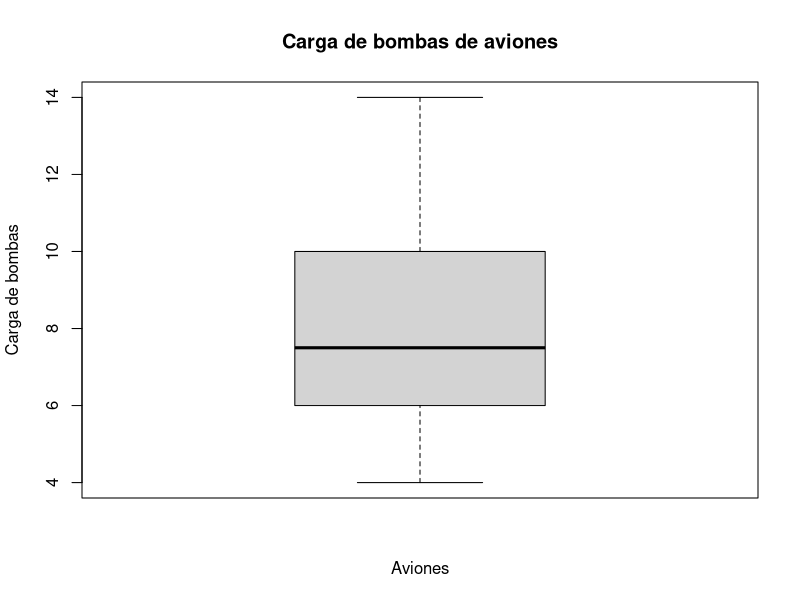
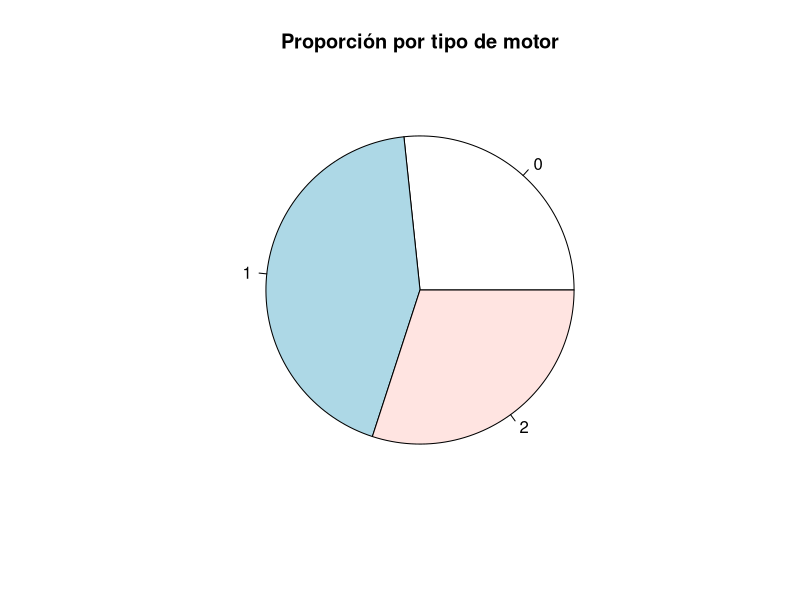
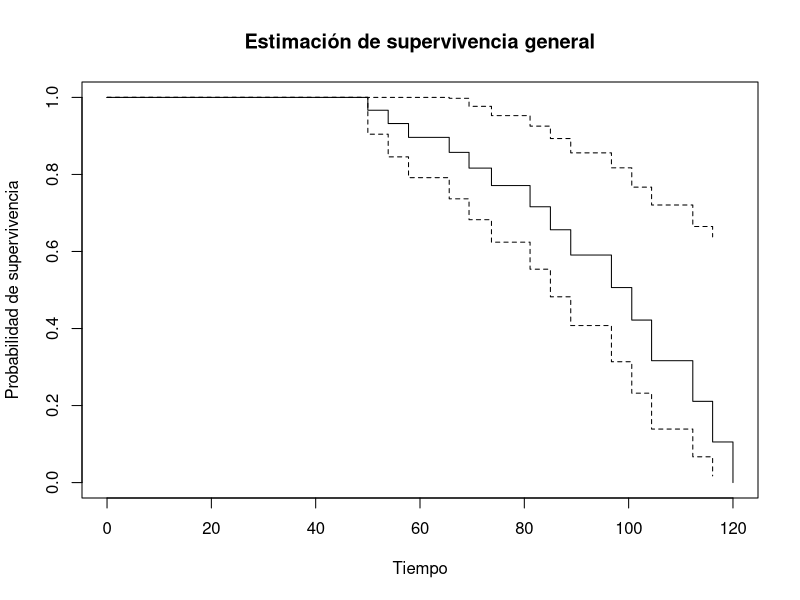
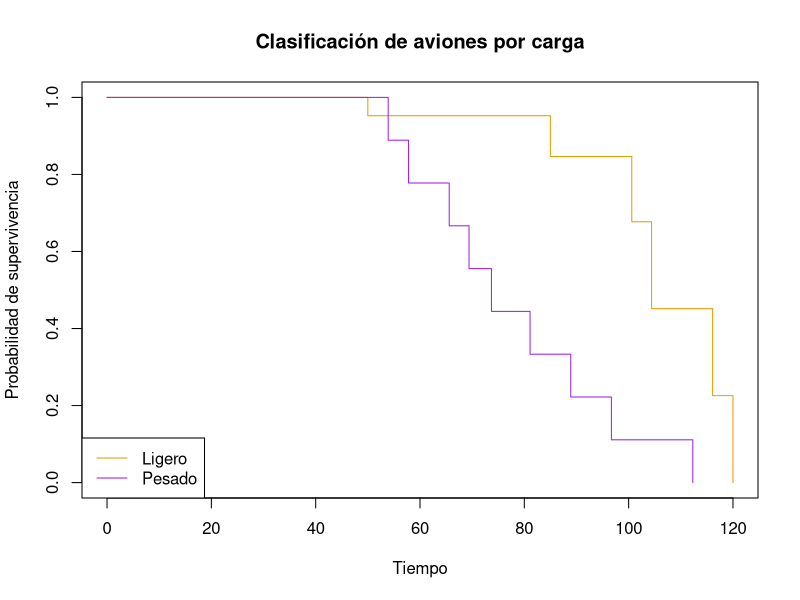
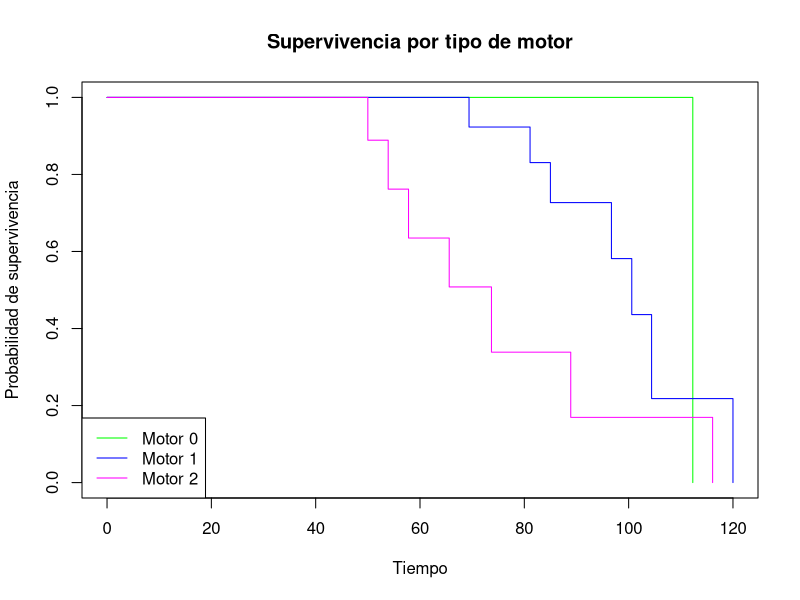
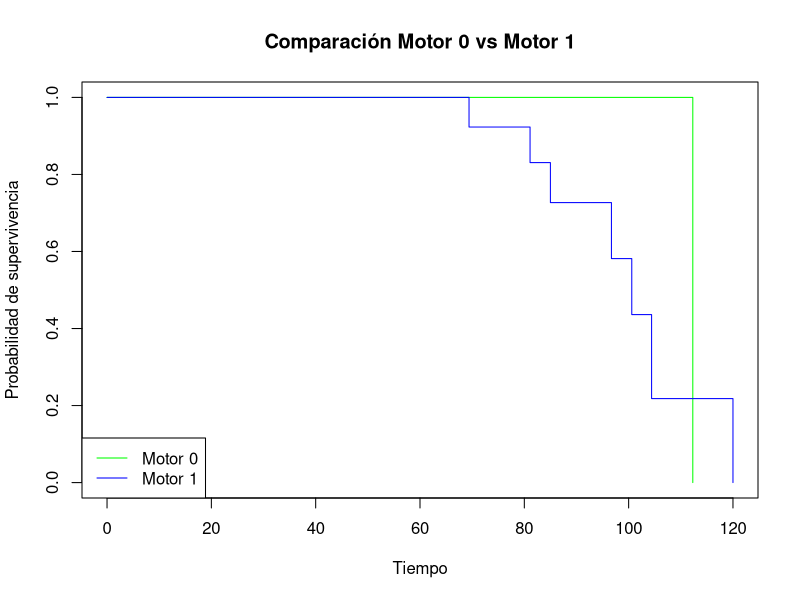
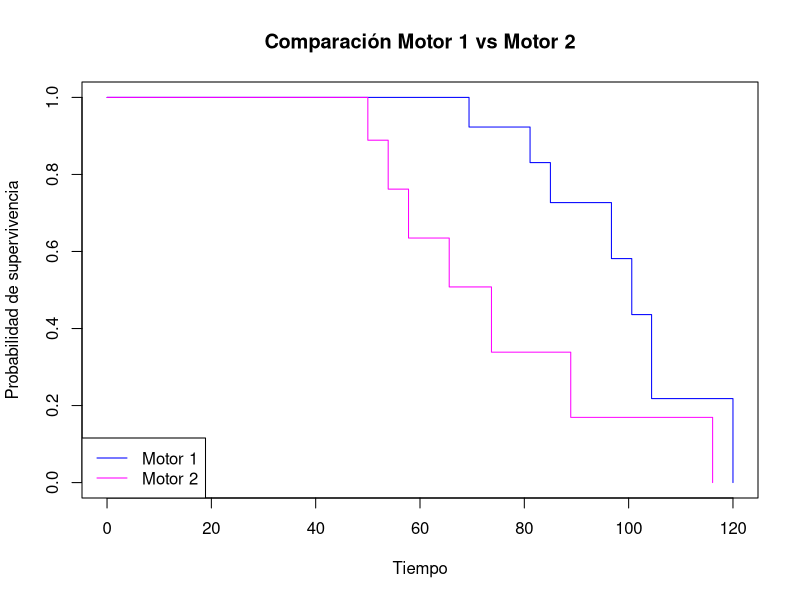
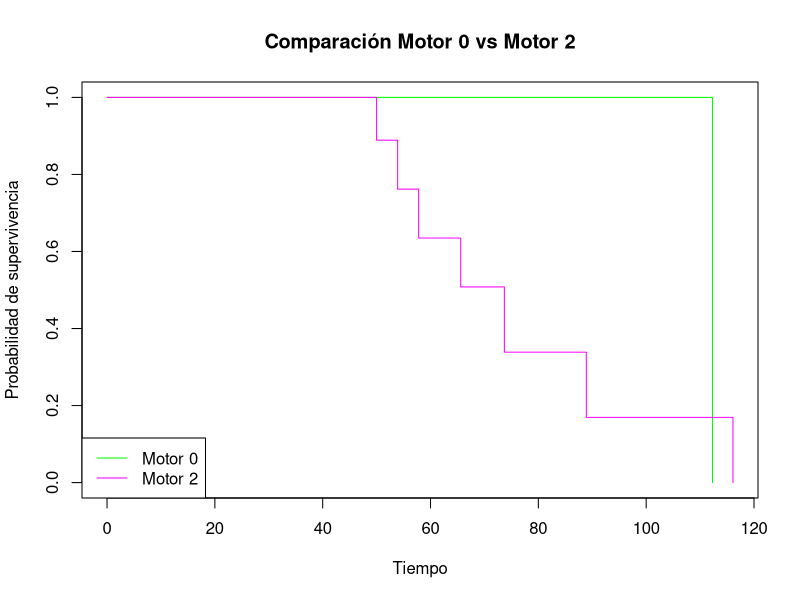

These figures' R source, in order:
library(survival)

# Análisis de aviones

setwd("C:/Users/DarioJaciel/Desktop/Zuky/Rstudio/Estadística apliacada")
datosa <- read.table("Avion.csv", sep = ",", header = T)
datosa

# NOTA. 1 <- presencia del evento
#       0 <- ausencia del evento

# Objetivos:
# 1. A mayor carga (>media) menor supervivencia del avión
# 2. ¿Qué motor presenta mayor supervivencia?, es decir, no requiera
# ir al taller (ausencia del evento)

# Estadística descriptiva

m <- mean(datosa$CargaBombas)
median(datosa$CargaBombas)
boxplot(datosa$CargaBombas, ylab = "Carga de bombas", xlab = "Aviones",
        main = "Carga de bombas de aviones")

mot <- factor(datosa$TipoMotor) # Tipos de motores
summary(mot) # Cantidad de motores por cada tipo de motor
pie(table(mot), main = "Proporción por tipo de motor")

table(datosa$TipoMotor, datosa$falla)
# se sospecha que el motro cero es el mejor por tener mayor supervivencia

# Análisis de supervivencia

# Objetivo 1. A mayor carga (>media) menor supervivencia del avión

av <- Surv(datosa$Tiempo, datosa$falla)

# Estimador de Kaplan - Meier (solo falla y tiempo)
km.a <- survfit(av ~ 1)
summary(km.a)
plot(km.a, main = "Estimación de supervivencia general",
     ylab = "Probabilidad de supervivencia", xlab = "Tiempo")

# Estimador de Kaplan - Meier con carga como discriminante
w <- datosa$CargaBombas # Vector donde se asigne "pesado" y "ligero"
w[] <- "ligero"
w[datosa$CargaBombas >= m] <- "pesado"

carga <- survfit(av ~ w)
summary(carga)
plot(carga, col = c("orange2", "purple"), main = "Clasificación de aviones por carga",
     ylab = "Probabilidad de supervivencia", xlab = "Tiempo")
legend("bottomleft",c("Ligero", "Pesado"),
       col = c("orange2", "purple"), lty = 1)

# Comparativa de funciones

survdiff(av ~ w, rho = 0) # rho = 0 es que roce el cero
# Hipótesis
# Ho: Las funciones de supervivencia son iguales.
# Ha: Las funciones de supervivencia difieren.
# Rechazamos Ho si p-valor < aplha
# 0.001 < 0.05, por lo tanto R. Ho
# Existe evidencia estadística suficiente para decir, con 95% de
# confianza, que las funciones de supervivencia difieren.

# Apoyados de la gráfica decimos que la menor supervivencia la
# muestran los aviones con carga pesada.

# Objetivo 2. ¿Qué motor presenta mayor supervivencia?, es decir, no 
# requiera ir al taller (ausencia del evento)

# Estimador de Kaplan - Meier con tipo de motor como discriminante
km.mo <- survfit(av ~ datosa$TipoMotor)
summary(km.mo)
plot(km.mo, col = c("green", "blue", "magenta"), main = "Supervivencia por tipo de motor",
     ylab = "Probabilidad de supervivencia", xlab = "Tiempo")
legend("bottomleft", c("Motor 0", "Motor 1", "Motor 2"),
       col = c("green", "blue", "magenta"), lty = 1)

# Comparativa de funciones

survdiff(av ~ datosa$TipoMotor)
# Hipótesis
# Ho: Las funciones de supervivencia son iguales.
# Ha: Al menos una función de supervivencia difiere.
# Rechazamos Ho si p-valor < aplha
# 0.04 < 0.05, por lo tanto R. Ho
# Existe evidencia estadística suficiente para decir, con 95% de
# confianza, al menos una función de supervivencia difiere.

# Motor 0 vs Motor 1

m01 <- survfit(av[datosa$TipoMotor != "2"] ~ datosa$TipoMotor[datosa$TipoMotor != "2"])
summary(m01)
plot(m01, col = c("green", "blue"), main = "Comparación Motor 0 vs Motor 1",
     ylab = "Probabilidad de supervivencia", xlab = "Tiempo")
legend("bottomleft", c("Motor 0", "Motor 1"),
       col = c("green", "blue"), lty = 1)

# Comparativa de funciones

survdiff(av[datosa$TipoMotor != "2"] ~ datosa$TipoMotor[datosa$TipoMotor != "2"])
# Hipótesis
# Ho: Las funciones de supervivencia son iguales.
# Ha: Las funciones de supervivencia difieren.
# Rechazamos Ho si p-valor < aplha
# 0.5 < 0.10, por lo tanto No R. Ho
# Existe evidencia estadística suficiente para decir, con 90% de
# confianza, las funciones de supervivencia son iguales.

# Motor 1 vs Motor 2

m12 <- survfit(av[datosa$TipoMotor != "0"] ~ datosa$TipoMotor[datosa$TipoMotor != "0"])
summary(m12)
plot(m12, col = c("blue", "magenta"), main = "Comparación Motor 1 vs Motor 2",
     ylab = "Probabilidad de supervivencia", xlab = "Tiempo")
legend("bottomleft", c("Motor 1", "Motor 2"),
       col = c("blue", "magenta"), lty = 1)

# Comparativa de funciones

survdiff(av[datosa$TipoMotor != "0"] ~ datosa$TipoMotor[datosa$TipoMotor != "0"])
# Hipótesis
# Ho: Las funciones de supervivencia son iguales.
# Ha: Las funciones de supervivencia difieren.
# Rechazamos Ho si p-valor < aplha
# 0.03 < 0.10, por lo tanto R. Ho
# Existe evidencia estadística suficiente para decir, con 90% de
# confianza, las funciones de supervivencia difieren.

# Motor 0 vs Motor 2

m02 <- survfit(av[datosa$TipoMotor != "1"] ~ datosa$TipoMotor[datosa$TipoMotor != "1"])
summary(m02)
plot(m02, col = c("green", "magenta"), main = "Comparación Motor 0 vs Motor 2",
     ylab = "Probabilidad de supervivencia", xlab = "Tiempo")
legend("bottomleft", c("Motor 0", "Motor 2"),
       col = c("green", "magenta"), lty = 1)

# Comparativa de funciones

survdiff(av[datosa$TipoMotor != "1"] ~ datosa$TipoMotor[datosa$TipoMotor != "1"])
# Hipótesis
# Ho: Las funciones de supervivencia son iguales.
# Ha: Las funciones de supervivencia difieren.
# Rechazamos Ho si p-valor < aplha
# 0.05 < 0.10, por lo tanto R. Ho
# Existe evidencia estadística suficiente para decir, con 90% de
# confianza, las funciones de supervivencia difieren.

# El tipo de motor con menor supervivencia es el 2.

# Gráfica 4 en 1
par(mfrow = c(1,4))
plot(km.mo, col = c("green", "blue", "magenta"), main = "Comparativa
de motores",
     ylab = "Probabilidad de supervivencia")
plot(km.mo[1], col = "green", main = "Motor 0", xlab = "Tiempo",
     yaxt = "n", axes = TRUE)
axis(2, col.axis = "white")
plot(km.mo[2], col = "blue", main = "Motor 1", 
     yaxt = "n", axes = TRUE)
axis(2, col.axis = "white")
plot(km.mo[3], col = "magenta", main = "Motor 2", 
     yaxt = "n", axes = TRUE)
axis(2, col.axis = "white")
par(mfrow = c(1,1))